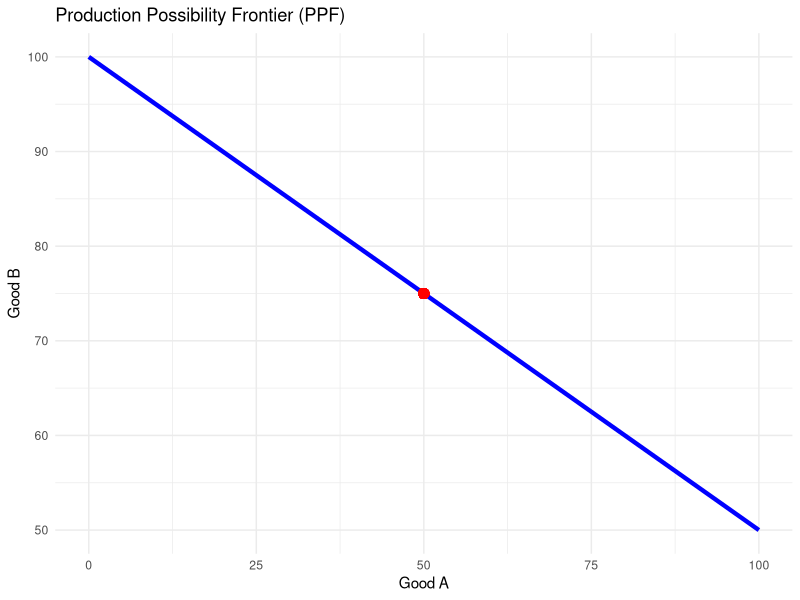
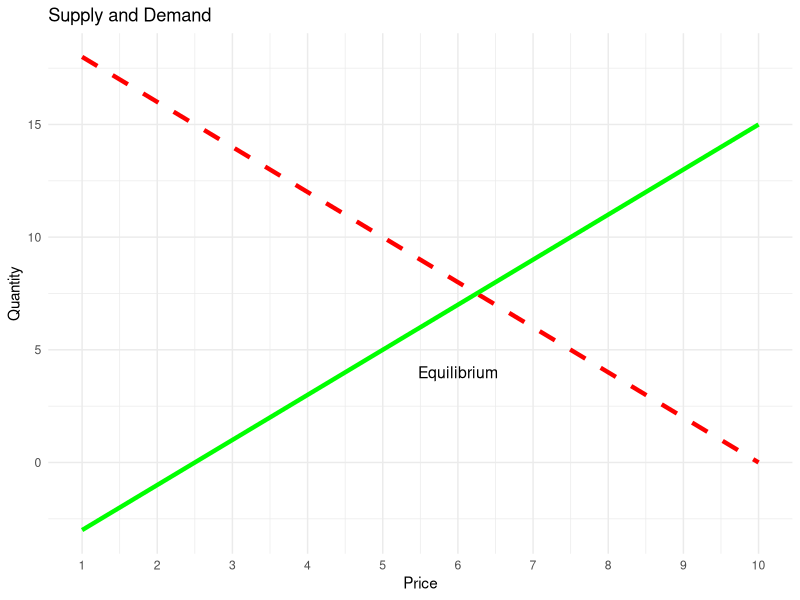
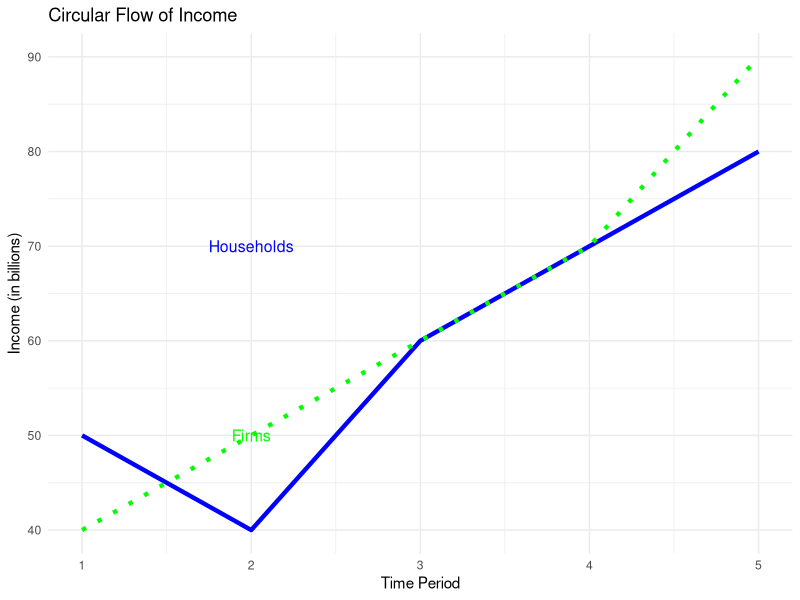

These figures' R source, in order:
# Load necessary libraries
library(ggplot2)

# 1. **Production Possibility Frontier (PPF)**
# Define the quantities of two goods (Good A and Good B)
good_A <- seq(0, 100, by=1)
good_B <- 100 - 0.5 * good_A  # A simple linear trade-off

# Create a data frame
ppf_data <- data.frame(good_A, good_B)

# Plot the PPF
ggplot(ppf_data, aes(x = good_A, y = good_B)) +
  geom_line(color = "blue", size = 1.5) +
  geom_point(aes(x = 50, y = 75), color = "red", size = 3) + # Example point on PPF
  ggtitle("Production Possibility Frontier (PPF)") +
  xlab("Good A") +
  ylab("Good B") +
  theme_minimal()

# 2. **Supply and Demand Diagram**
# Define a simple linear supply and demand
price <- seq(1, 10, by = 0.1)
demand <- 20 - 2 * price  # A simple demand curve (decreases with price)
supply <- 2 * price - 5   # A simple supply curve (increases with price)

# Create a data frame
supply_demand_data <- data.frame(price, demand, supply)

# Plot the supply and demand curves
ggplot(supply_demand_data, aes(x = price)) +
  geom_line(aes(y = demand), color = "red", size = 1.5, linetype = "dashed") +
  geom_line(aes(y = supply), color = "green", size = 1.5) +
  ggtitle("Supply and Demand") +
  xlab("Price") +
  ylab("Quantity") +
  theme_minimal() +
  scale_x_continuous(breaks = seq(1, 10, by = 1)) +
  scale_y_continuous(breaks = seq(0, 20, by = 5)) +
  theme(legend.position = "none") +
  annotate("text", x = 6, y = 4, label = "Equilibrium", color = "black", size = 4)

# 3. **Circular Flow of Income**
# Define simple circular flow data (households and firms)
households <- c(50, 40, 60, 70, 80)
firms <- c(40, 50, 60, 70, 90)
time_period <- 1:5

# Create a data frame
circular_flow_data <- data.frame(time_period, households, firms)

# Plot the circular flow of income
ggplot(circular_flow_data, aes(x = time_period)) +
  geom_line(aes(y = households), color = "blue", size = 1.5, linetype = "solid") +
  geom_line(aes(y = firms), color = "green", size = 1.5, linetype = "dotted") +
  ggtitle("Circular Flow of Income") +
  xlab("Time Period") +
  ylab("Income (in billions)") +
  theme_minimal() +
  theme(legend.position = "none") +
  annotate("text", x = 2, y = 70, label = "Households", color = "blue", size = 4) +
  annotate("text", x = 2, y = 50, label = "Firms", color = "green", size = 4)
